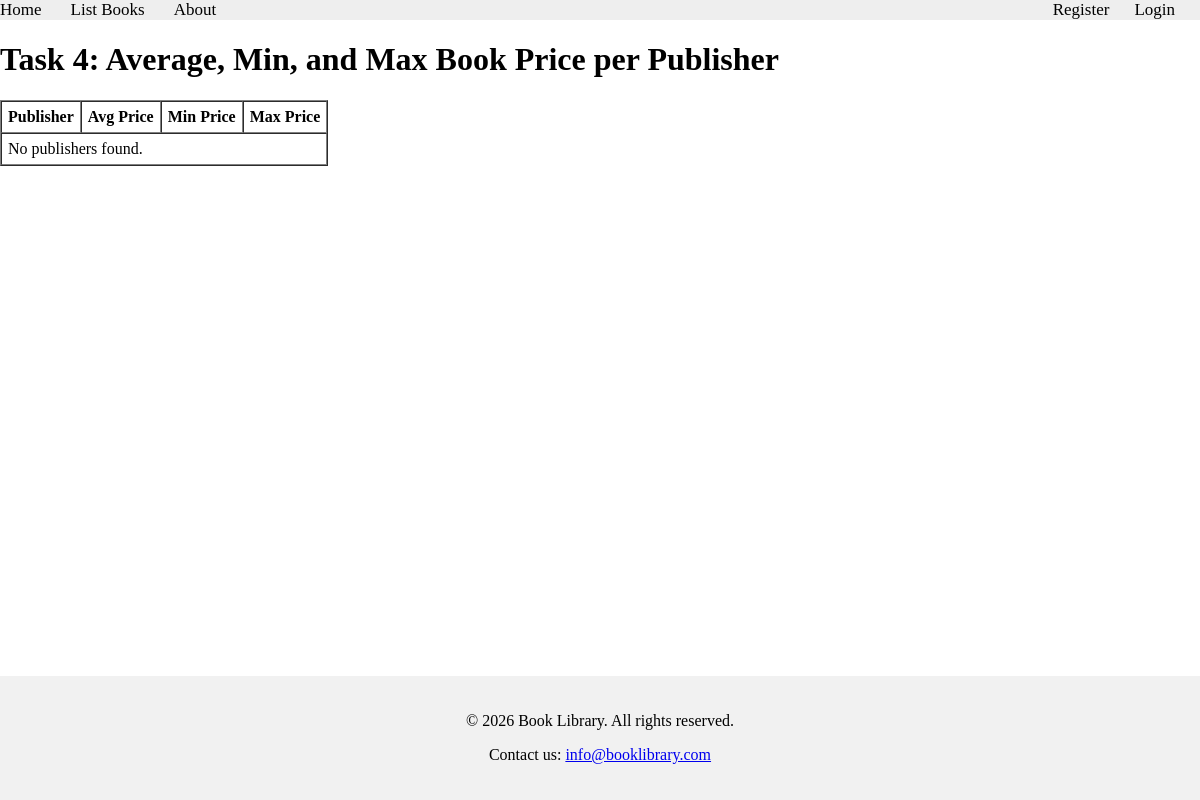
Before: /books/lab9/task4 with the older database file.
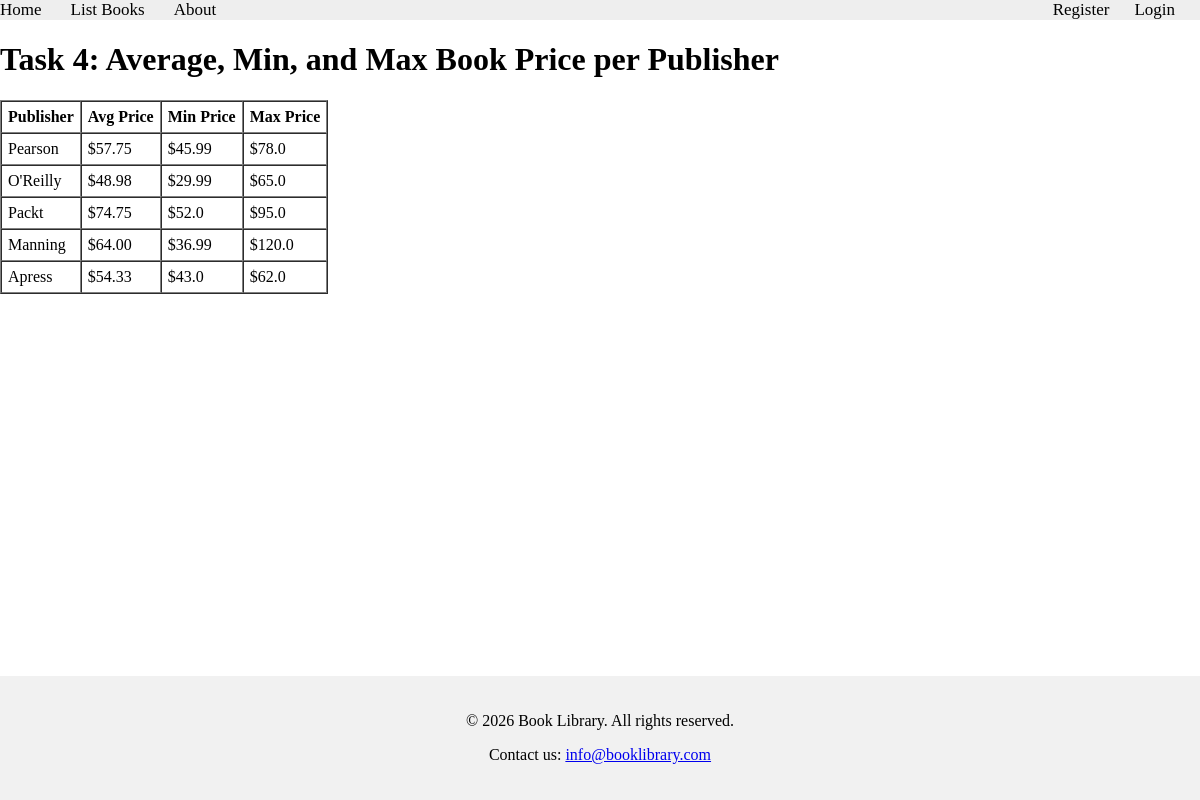
After: the same page with the newer database file.
### apps/bookmodule/models.py (models this page shows, shortened)
class Publisher(models.Model):
    name = models.CharField(max_length=200)
    location = models.CharField(max_length=300)

### apps/bookmodule/views.py (the view)
# urls.py: path('lab9/task4', views.lab9_task4, name="books.lab9.task4"),
def lab9_task4(request):
    publishers = Publisher.objects.annotate(
        avg_price=Avg('book__price'),
        min_price=Min('book__price'),
        max_price=Max('book__price'),
    )
    return render(request, 'bookmodule/lab9_task4.html', {'publishers': publishers})

### apps/template/bookmodule/lab9_task4.html (shortened to what this page needs)
{% extends "layouts/base.html" %}
{% block content %}
<h1>Task 4: Average, Min, and Max Book Price per Publisher</h1>
<table border="1" cellpadding="6" cellspacing="0">
    <thead>
        <tr>
            <th>Publisher</th><th>Avg Price</th><th>Min Price</th><th>Max Price</th>
        </tr>
    </thead>
    <tbody>
        {% for pub in publishers %}
        <tr>
            <td>{{ pub.name }}</td>
            <td>${{ pub.avg_price|floatformat:2|default:"N/A" }}</td>
            <td>${{ pub.min_price|default:"N/A" }}</td>
            <td>${{ pub.max_price|default:"N/A" }}</td>
        </tr>
        {% empty %}
        <tr><td colspan="4">No publishers found.</td></tr>
        {% endfor %}
    </tbody>
</table>
{% endblock content %}

Changed rows visible on the page:
added Publisher: name "Pearson", avg_price "57.75", min_price "45.99", max_price "78.0"
added Publisher: name "O'Reilly", avg_price "48.98", min_price "29.99", max_price "65.0"
added Publisher: name "Packt", avg_price "74.75", min_price "52.0", max_price "95.0"
added Publisher: name "Manning", avg_price "64.00", min_price "36.99", max_price "120.0"
added Publisher: name "Apress", avg_price "54.33", min_price "43.0", max_price "62.0"
Other visible differences:
text no longer shown: "No publishers found."
